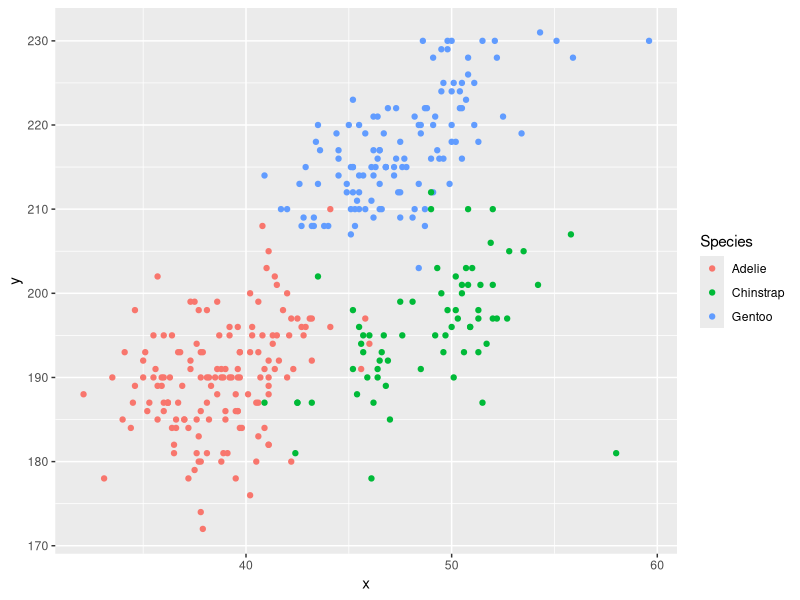
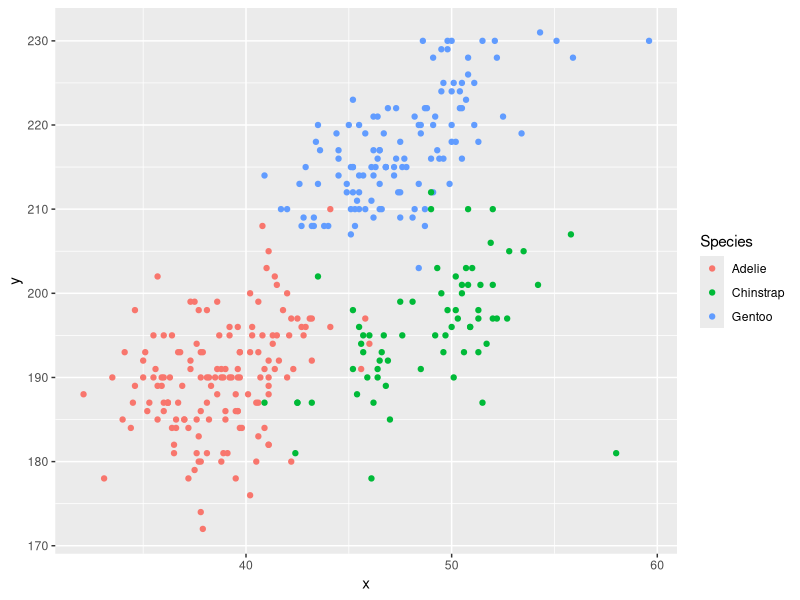

Source code (R) for these figures, in order:
## ---- chunk 1
library(tidyverse)
## ---- chunk 2
data("penguins", package = "palmerpenguins")
## ---- chunk 3
bill_length_mean = mean(penguins$bill_length_mm, na.rm = TRUE)
bill_depth_mean = mean(penguins$bill_depth_mm, na.rm = TRUE)
mass_mean = mean(penguins$body_mass_g, na.rm = TRUE)
## ---- chunk 4
flipper_mean = mean(penguins$flipper_length_mm, na.rm = TRUE)
## ---- chunk 5
plot_penguins = tibble(
  x = penguins$bill_length_mm,
  y = penguins$flipper_length_mm,
)

Species = penguins$species
ggplot(plot_penguins, aes(x = x, y = y, color = Species)) + geom_point()

ggsave("scatter_plot.pdf")
